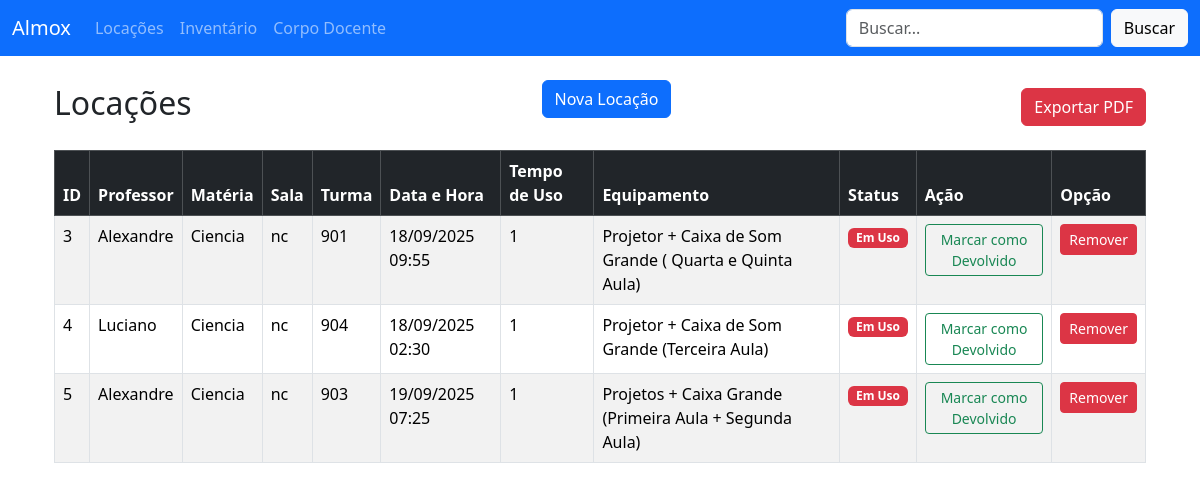
The page /rentals on the database its author committed.
### tables this page shows
CREATE TABLE rentals (
                id INTEGER PRIMARY KEY AUTOINCREMENT,
                professor TEXT NOT NULL,
                materia TEXT NOT NULL,
                sala TEXT NOT NULL,
                data_hora TEXT NOT NULL,
                tempo_uso TEXT NOT NULL,
                equipamento TEXT NOT NULL,
                turma TEXT NOT NULL,
                status TEXT NOT NULL DEFAULT 'Em Uso'
            );

### app.py (the view)
@app.route("/rentals")
def rentals():
    conn = sqlite3.connect(DB_NAME)
    conn.row_factory = sqlite3.Row  # 🔑 agora cada linha vira um "dict-like"
    cursor = conn.cursor()
    cursor.execute("SELECT * FROM rentals")
    rentals_list = cursor.fetchall()
    conn.close()
    return render_template("rentals.html", rentals=rentals_list)

### app.py (called while the page is built)
@app.template_filter("datetime_br")
def datetime_br(value):
    try:
        dt = datetime.fromisoformat(value)
        return dt.strftime("%d/%m/%Y %H:%M")
    except Exception:
        return value  # se der erro, retorna o valor original

### templates/rentals.html (shortened to what this page needs)
{% extends "layout.html" %}
{% block content %}
<div class="container mt-4">
    <div class="d-flex justify-content-between align-items-center mb-3">
        <h2>Locações</h2>
        <a href="{{ url_for('rental_form') }}" class="btn btn-primary mb-3">Nova Locação</a>
            <a href="{{ url_for('export_rentals_pdf') }}" class="btn btn-danger">Exportar PDF</a>
    </div>
    <table class="table table-bordered table-striped">
        <thead class="table-dark">
        <tr>
            <th>ID</th>
            <th>Professor</th>
            <th>Matéria</th>
            <th>Sala</th>
            <th>Turma</th>
            <th>Data e Hora</th>
            <th>Tempo de Uso</th>
            <th>Equipamento</th>
            <th>Status</th>
            <th>Ação</th>
            <th>Opção</th>
        </tr>
        </thead>
        <tbody>
        {% for rental in rentals %}
        <tr>
            <td>{{ rental["id"] }}</td>
            <td>{{ rental["professor"] }}</td>
            <td>{{ rental["materia"] }}</td>
            <td>{{ rental["sala"] }}</td>
            <td>{{ rental["turma"] }}</td>
            <td>{{ rental["data_hora"] | datetime_br }}</td>
            <td>{{ rental["tempo_uso"] }}</td>
            <td>{{ rental["equipamento"] }}</td>
            <td>
                {% if rental["status"] == "Em Uso" %}
                <span class="badge bg-danger">
                             Em Uso
                        </span>
                {% else %}
                <span class="badge bg-success">
                            <i class="bi bi-circle-fill"></i> Devolvido
                        </span>
                {% endif %}
            </td>
            <td>
                {% if rental["status"] == "Em Uso" %}
                <a href="{{ url_for('return_rental', rental_id=rental['id']) }}"
                   class="btn btn-sm btn-outline-success">
                    Marcar como Devolvido
                </a>
                {% else %}
                <span class="text-success">✔ Devolvido</span>
                {% endif %}
            </td>
            <td>
                <form action="{{ url_for('delete_rental', rental_id=rental.id) }}" method="POST"
                      style="display:inline;">
                    <button type="submit" class="btn btn-danger btn-sm"
                            onclick="return confirm('Tem certeza que deseja remover esta locação?');">
                        Remover
                    </button>
                </form>
            </td>
        </tr>
        {% else %}
        <tr>
            <td colspan="9" class="text-center">Nenhuma locação cadastrada.</td>
        </tr>
        {% endfor %}
        </tbody>
    </table>
</div>
{% endblock %}

### rows shown on the page
rentals: id "3", professor "Alexandre", materia "Ciencia", sala "nc", turma "901", data_hora "18/09/2025 09:55", tempo_uso "1", equipamento "Projetor + Caixa de Som Grande ( Quarta e Quinta Aula)", status "Em Uso"
rentals: id "4", professor "Luciano", materia "Ciencia", sala "nc", turma "904", data_hora "18/09/2025 02:30", tempo_uso "1", equipamento "Projetor + Caixa de Som Grande (Terceira Aula)", status "Em Uso"
rentals: id "5", professor "Alexandre", materia "Ciencia", sala "nc", turma "903", data_hora "19/09/2025 07:25", tempo_uso "1", equipamento "Projetos + Caixa Grande (Primeira Aula + Segunda Aula)", status "Em Uso"
